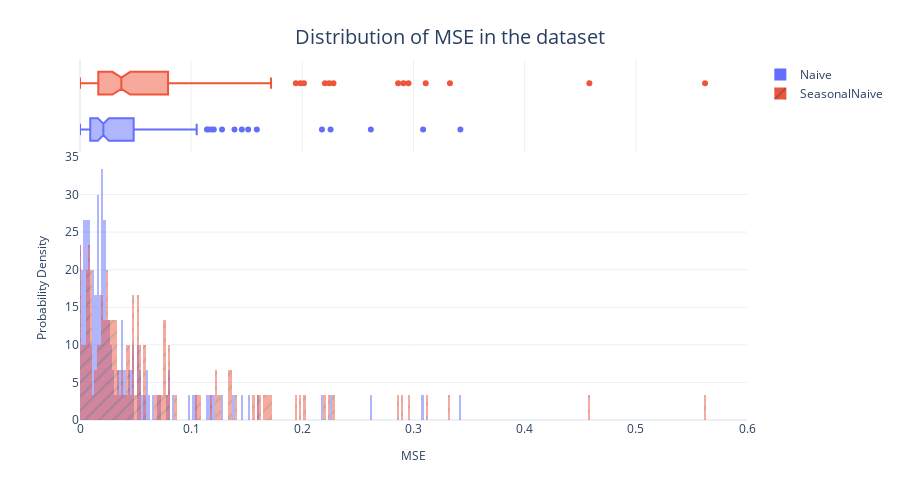

Notebook code cell kept with this figure:
### Code cell
fig = px.histogram(baseline_val_metrics_df_pivot, 
                   x="mse", 
                   color="Algorithm",
                   pattern_shape="Algorithm", 
                   marginal="box", 
                   nbins=500, 
                   barmode="overlay",
                   histnorm="probability density")
fig = format_plot(fig, xlabel="MSE", ylabel="Probability Density", title="Distribution of MSE in the dataset")
fig.update_layout(xaxis_range=[0,0.6])
# fig.write_image("imgs/chapter_8/mse_dist.png")
fig.show()

### Figure 1 — Plotly figure (JSON) as saved in the notebook; plotly's stock layout.template omitted (floating-point values rounded to 4 significant figures; data arrays with more than 128 entries replaced by an {"elided": "..."} marker saying what was removed)
{"data": [{"alignmentgroup": "True", "bingroup": "x", "histnorm": "probability density", "hovertemplate": "Algorithm=Naive<br>mse=%{x}<br>probability density=%{y}<extra></extra>", "legendgroup": "Naive", "marker": {"color": "#636efa", "opacity": 0.5, "pattern": {"shape": ""}}, "name": "Naive", "nbinsx": 500, "offsetgroup": "Naive", "orientation": "v", "showlegend": true, "type": "histogram", "x": {"elided": "150 float values"}, "xaxis": "x", "yaxis": "y"}, {"alignmentgroup": "True", "hovertemplate": "Algorithm=Naive<br>mse=%{x}<extra></extra>", "legendgroup": "Naive", "marker": {"color": "#636efa"}, "name": "Naive", "notched": true, "offsetgroup": "Naive", "showlegend": false, "type": "box", "x": {"elided": "150 float values"}, "xaxis": "x2", "yaxis": "y2"}, {"alignmentgroup": "True", "bingroup": "x", "histnorm": "probability density", "hovertemplate": "Algorithm=SeasonalNaive<br>mse=%{x}<br>probability density=%{y}<extra></extra>", "legendgroup": "SeasonalNaive", "marker": {"color": "#EF553B", "opacity": 0.5, "pattern": {"shape": "/"}}, "name": "SeasonalNaive", "nbinsx": 500, "offsetgroup": "SeasonalNaive", "orientation": "v", "showlegend": true, "type": "histogram", "x": {"elided": "150 float values"}, "xaxis": "x", "yaxis": "y"}, {"alignmentgroup": "True", "hovertemplate": "Algorithm=SeasonalNaive<br>mse=%{x}<extra></extra>", "legendgroup": "SeasonalNaive", "marker": {"color": "#EF553B"}, "name": "SeasonalNaive", "notched": true, "offsetgroup": "SeasonalNaive", "showlegend": false, "type": "box", "x": {"elided": "150 float values"}, "xaxis": "x2", "yaxis": "y2"}], "layout": {"autosize": false, "barmode": "overlay", "height": 500, "legend": {"title": {}, "tracegroupgap": 0}, "margin": {"t": 60}, "title": {"font": {"size": 20}, "text": "Distribution of MSE in the dataset", "x": 0.5, "xanchor": "center", "yanchor": "top"}, "width": 900, "xaxis": {"anchor": "y", "domain": [0, 1], "range": [0, 0.6], "title": {"font": {"size": 12}, "text": "MSE"}}, "xaxis2": {"anchor": "y2", "domain": [0, 1], "matches": "x", "showgrid": true, "showticklabels": false}, "yaxis": {"anchor": "x", "domain": [0, 0.7326], "title": {"font": {"size": 12}, "text": "Probability Density"}}, "yaxis2": {"anchor": "x2", "domain": [0.7426, 1], "matches": "y2", "showgrid": false, "showline": false, "showticklabels": false, "ticks": ""}}}
